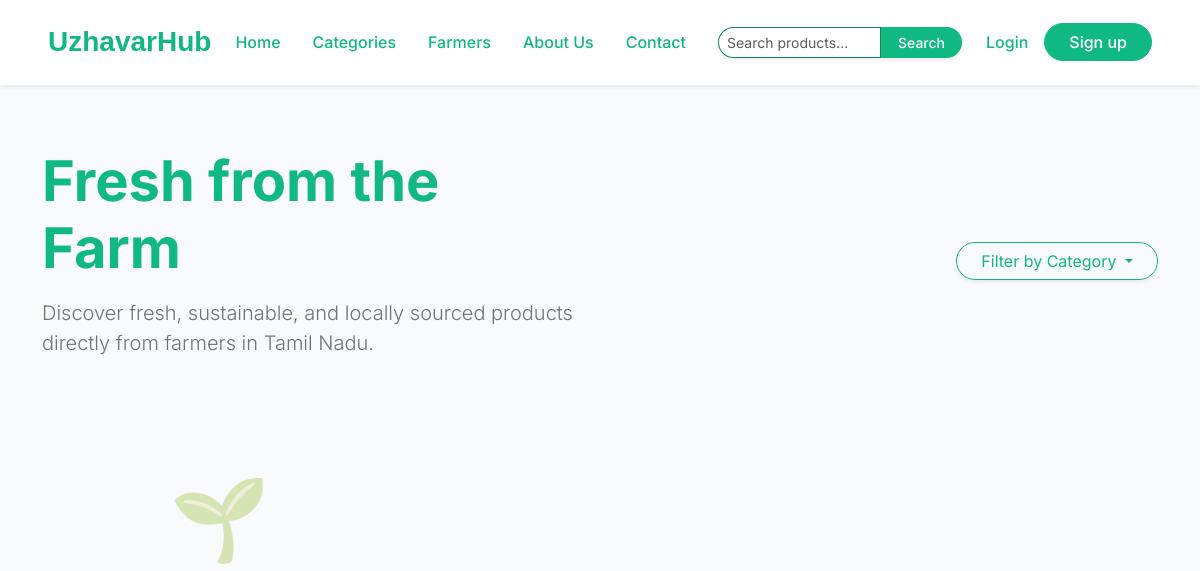
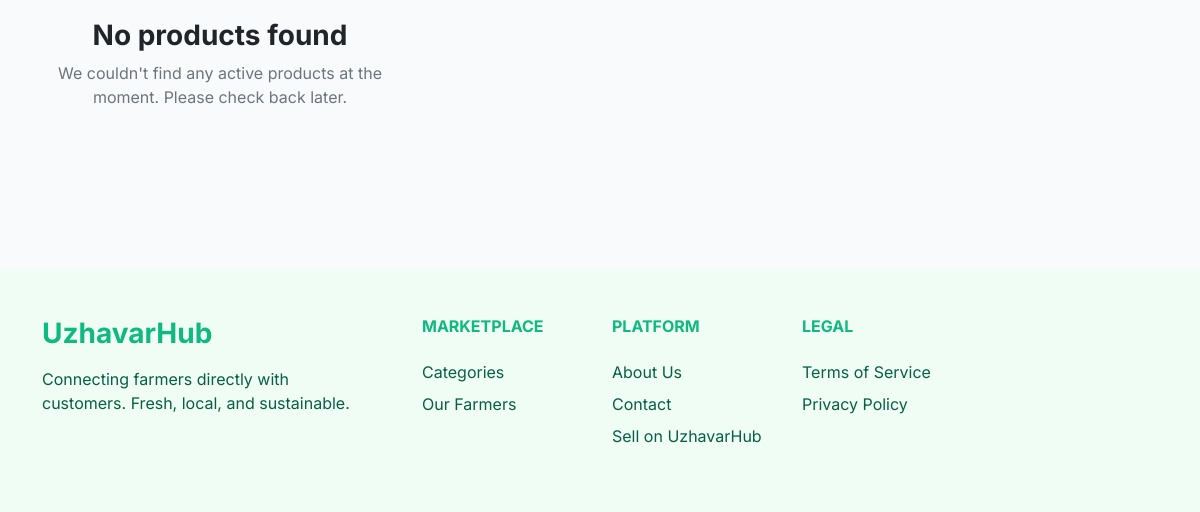
Before: /marketplace/products/ with the older database file (2 pictures, top to bottom).
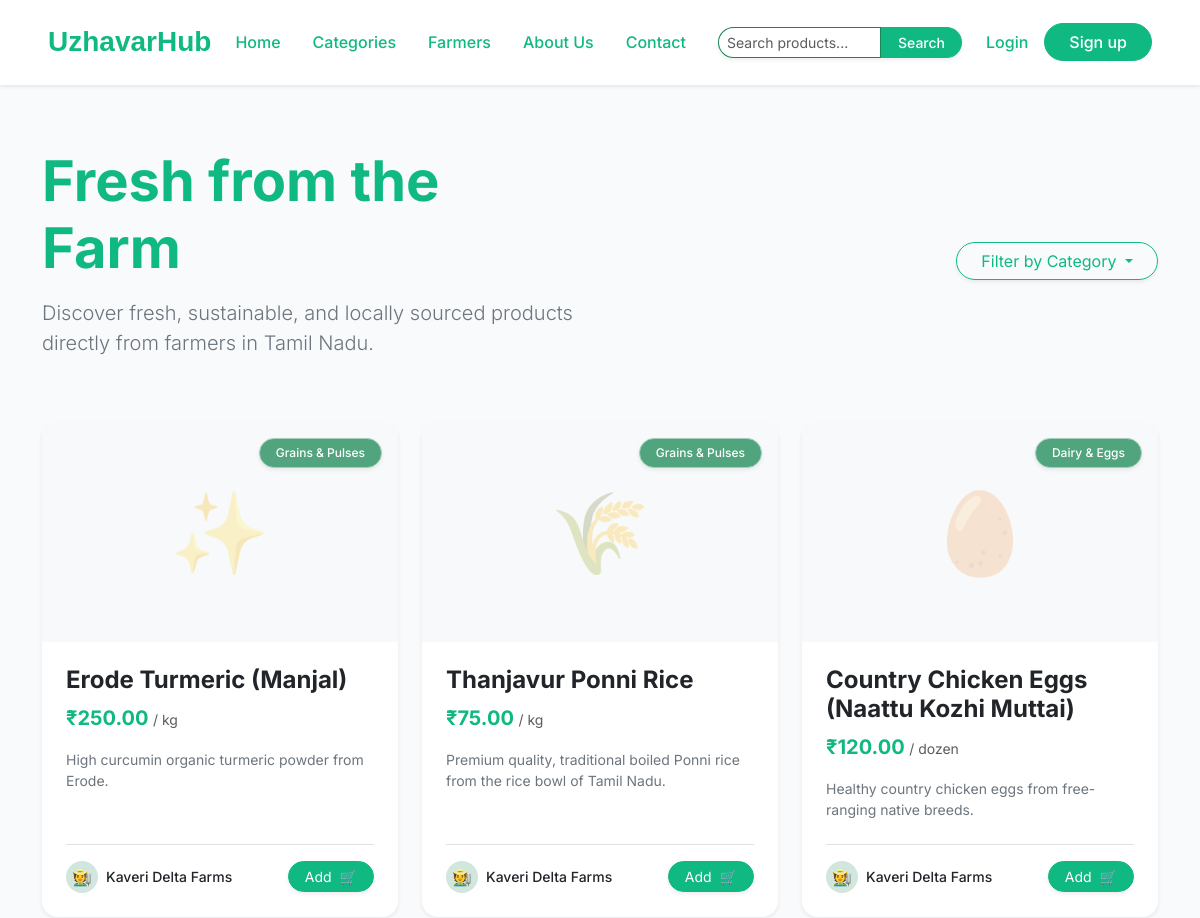
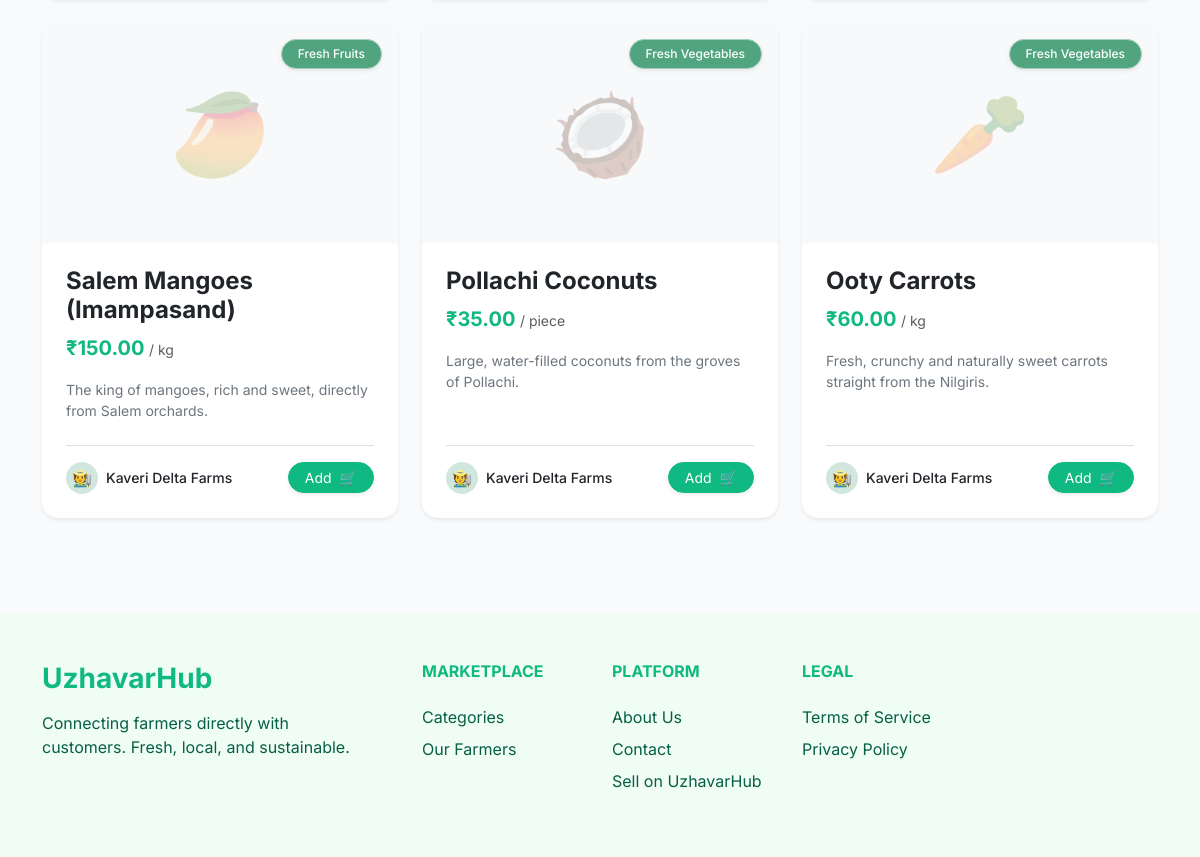
After: the same page with the newer database file (2 pictures, top to bottom).
### marketplace/models.py (models this page shows, shortened)
class Product(models.Model):
    name = models.CharField(max_length=200)
    slug = models.SlugField(unique=True, max_length=50)
    description = models.TextField()
    price = models.DecimalField(max_digits=10, decimal_places=2)
    unit = models.CharField(max_length=50)
    stock_quantity = models.PositiveIntegerField()
    is_active = models.BooleanField(default=True)
    created_at = models.DateTimeField(auto_now_add=True)
    updated_at = models.DateTimeField(auto_now=True)
    category = models.ForeignKey(Category, on_delete=models.CASCADE)
    farmer = models.ForeignKey('accounts.FarmerProfile', on_delete=models.CASCADE)

class Category(models.Model):
    name = models.CharField(max_length=100)
    slug = models.SlugField(unique=True, max_length=50)
    description = models.TextField(blank=True, null=True)

### accounts/models.py (models this page shows, shortened)
class FarmerProfile(models.Model):
    user = models.OneToOneField(User, on_delete=models.CASCADE, related_name='farmer_profile')
    farm_name = models.CharField(max_length=255)
    location = models.CharField(max_length=255)
    is_verified = models.BooleanField(default=False)

### marketplace/views.py (the view)
# urls.py: path('products/', views.product_list, name='product_list'),
def product_list(request):
    products = Product.objects.filter(is_active=True).select_related('farmer', 'category').order_by('-created_at')
    categories = Category.objects.all()
    return render(request, 'marketplace/product_list.html', {
        'products': products,
        'categories': categories,
        'title': 'Fresh Farm Products'
    })

### marketplace/templates/marketplace/product_list.html (shortened to what this page needs)
{% extends 'core/base.html' %}
{% load static %}
{% block content %}
<div class="container py-5">
    <div class="row mb-5 align-items-center">
        <div class="col-lg-6">
            <h1 class="display-4 fw-bold text-success mb-3">Fresh from the Farm</h1>
            <p class="lead text-secondary">Discover fresh, sustainable, and locally sourced products directly from farmers in Tamil Nadu.</p>
        </div>
        <div class="col-lg-6 text-lg-end">
            <div class="dropdown d-inline-block">
                <button class="btn btn-outline-success rounded-pill px-4 dropdown-toggle shadow-sm" type="button" id="categoryFilter" data-bs-toggle="dropdown" aria-expanded="false">
                    Filter by Category
                </button>
            </div>
        </div>
    </div>
    <div class="row row-cols-1 row-cols-md-2 row-cols-lg-3 g-4">
        {% for product in products %}
        <div class="col">
            <div class="card h-100 border-0 shadow-sm rounded-4 product-card hover-lift overflow-hidden position-relative">
                <div class="position-absolute top-0 end-0 p-3 z-3">
                    <span class="badge bg-success bg-opacity-75 rounded-pill shadow-sm px-3 py-2 fw-medium border border-success-subtle glass-badge">
                        {{ product.category.name }}
                    </span>
                </div>
                <div class="bg-light w-100 d-flex align-items-center justify-content-center" style="height: 220px;">
                    <span class="display-1 opacity-25">
                        {% if 'Mango' in product.name %}🥭
                        {% elif 'Carrot' in product.name %}🥕
                        {% elif 'Coconut' in product.name %}🥥
                        {% elif 'Egg' in product.name %}🥚
                        {% elif 'Rice' in product.name %}🌾
                        {% elif 'Turmeric' in product.name %}✨
                        {% else %}🌱{% endif %}
                    </span>
                </div>
                <div class="card-body p-4 d-flex flex-column">
                    <div class="d-flex justify-content-between align-items-start mb-2">
                        <h5 class="card-title fw-bold text-dark mb-0 fs-4">{{ product.name }}</h5>
                    </div>
                    <div class="mb-3">
                        <span class="text-success fs-5 fw-bold">₹{{ product.price }}</span>
                        <span class="text-muted small">/ {{ product.unit }}</span>
                    </div>
                    <p class="card-text text-secondary small mb-4 flex-grow-1">{{ product.description|truncatechars:100 }}</p>
                    <div class="mt-auto border-top pt-3 d-flex justify-content-between align-items-center">
                        <div class="d-flex align-items-center gap-2">
                            <div class="bg-success-subtle text-success rounded-circle d-flex align-items-center justify-content-center" style="width: 32px; height: 32px;">
                                🧑‍🌾
                            </div>
                            <a href="{% url 'marketplace:farmer_list' %}#farmer-{{ product.farmer.id }}" class="text-decoration-none text-dark fw-medium small hover-success">
                                {{ product.farmer.farm_name|truncatechars:20 }}
                            </a>
                        </div>
                        <a href="{% url 'orders:add_to_cart' product.id %}" class="btn btn-success rounded-pill px-3 shadow-sm add-to-cart-btn btn-sm d-flex align-items-center gap-2 transition-all">
                            <span>Add</span> 🛒
                        </a>
                    </div>
                </div>
            </div>
        </div>
        {% empty %}
        <div class="col-12 text-center py-5">
            <div class="display-1 text-muted mb-4 opacity-50">🌱</div>
            <h3 class="text-dark fw-bold mb-2">No products found</h3>
            <p class="text-secondary">We couldn't find any active products at the moment. Please check back later.</p>
        </div>
        {% endfor %}
    </div>
</div>
{% endblock %}

Changed rows visible on the page:
added Product: category.name "Grains & Pulses", name "Erode Turmeric (Manjal)", price "250.00", unit "kg", description "High curcumin organic turmeric powder from Erode.", farmer.farm_name "Kaveri Delta Farms"
now on this page (row edited): Product: category.name "Grains & Pulses", name "Thanjavur Ponni Rice", price "75.00", unit "kg", description "Premium quality, traditional boiled Ponni rice from the rice bowl of Tamil Nadu.", farmer.farm_name "Kaveri Delta Farms"
now on this page (row edited): Product: category.name "Dairy & Eggs", name "Country Chicken Eggs (Naattu Kozhi Muttai)", price "120.00", unit "dozen", description "Healthy country chicken eggs from free-ranging native breeds.", farmer.farm_name "Kaveri Delta Farms"
now on this page (row edited): Product: category.name "Fresh Fruits", name "Salem Mangoes (Imampasand)", price "150.00", unit "kg", description "The king of mangoes, rich and sweet, directly from Salem orchards.", farmer.farm_name "Kaveri Delta Farms"
now on this page (row edited): Product: category.name "Fresh Vegetables", name "Pollachi Coconuts", price "35.00", unit "piece", description "Large, water-filled coconuts from the groves of Pollachi.", farmer.farm_name "Kaveri Delta Farms"
now on this page (row edited): Product: category.name "Fresh Vegetables", name "Ooty Carrots", price "60.00", unit "kg", description "Fresh, crunchy and naturally sweet carrots straight from the Nilgiris.", farmer.farm_name "Kaveri Delta Farms"
Other visible differences:
text no longer shown: "🌱 No products found We couldn't find any active products at the moment. Please check back later."
